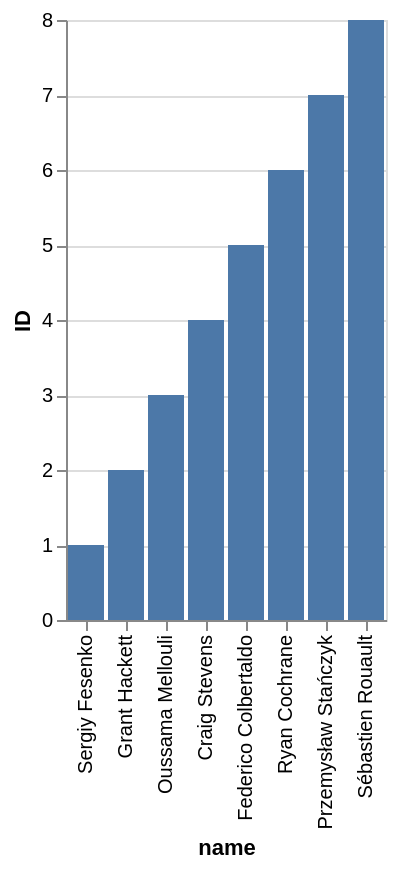

Vega-Lite specification stored for this chart:
### Vega-Lite specification from a JSON file in a GitHub repository (floating-point values rounded to 4 significant figures)
{"data": {"values": [{"x_data": "Sergiy Fesenko", "y_data": 1}, {"x_data": "Grant Hackett", "y_data": 2}, {"x_data": "Oussama Mellouli", "y_data": 3}, {"x_data": "Craig Stevens", "y_data": 4}, {"x_data": "Federico Colbertaldo", "y_data": 5}, {"x_data": "Ryan Cochrane", "y_data": 6}, {"x_data": "Przemysław Stańczyk", "y_data": 7}, {"x_data": "Sébastien Rouault", "y_data": 8}]}, "mark": "bar", "encoding": {"x": {"field": "x_data", "type": "nominal", "title": "name", "sort": {"op": "sum", "field": "y_data", "order": "ascending"}}, "y": {"field": "y_data", "type": "quantitative", "title": "ID"}}}
